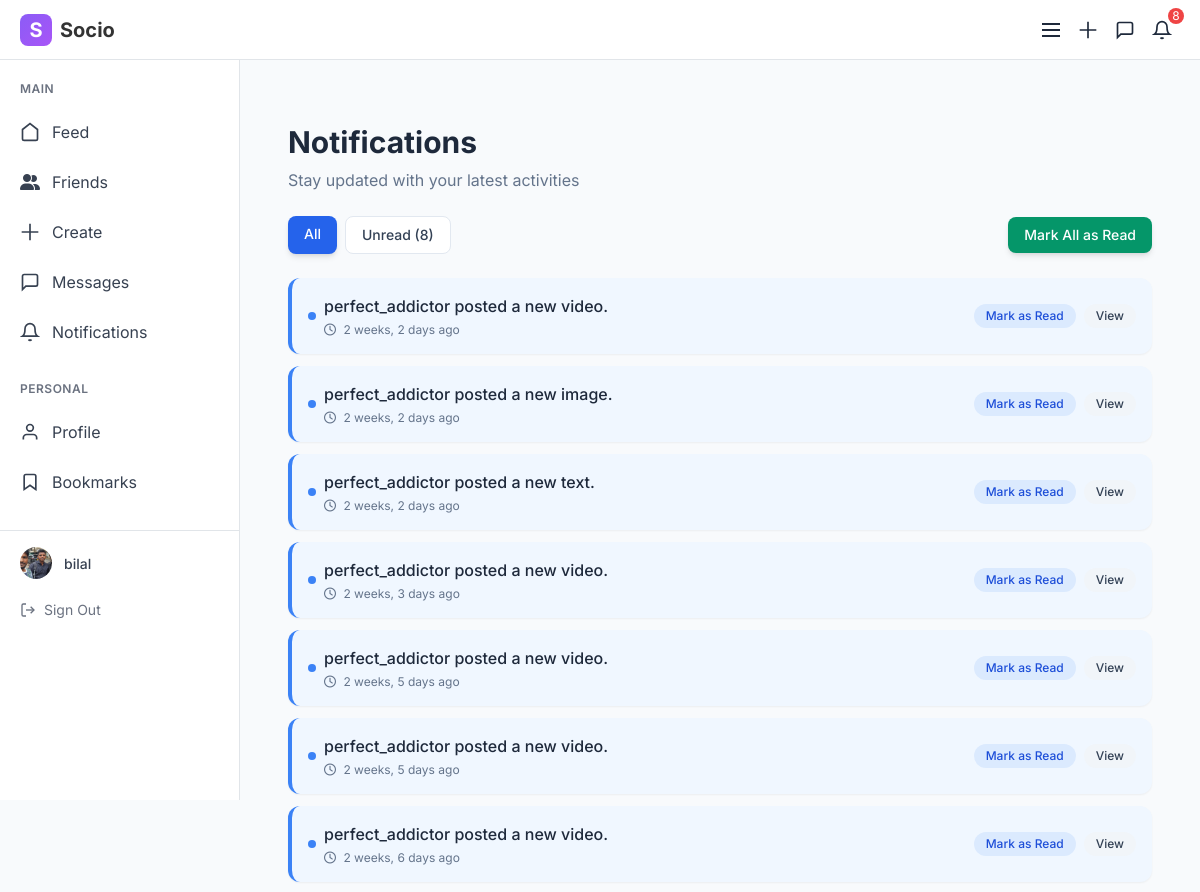
Page /notifications/ (signed in, upper part) on the earlier database version.
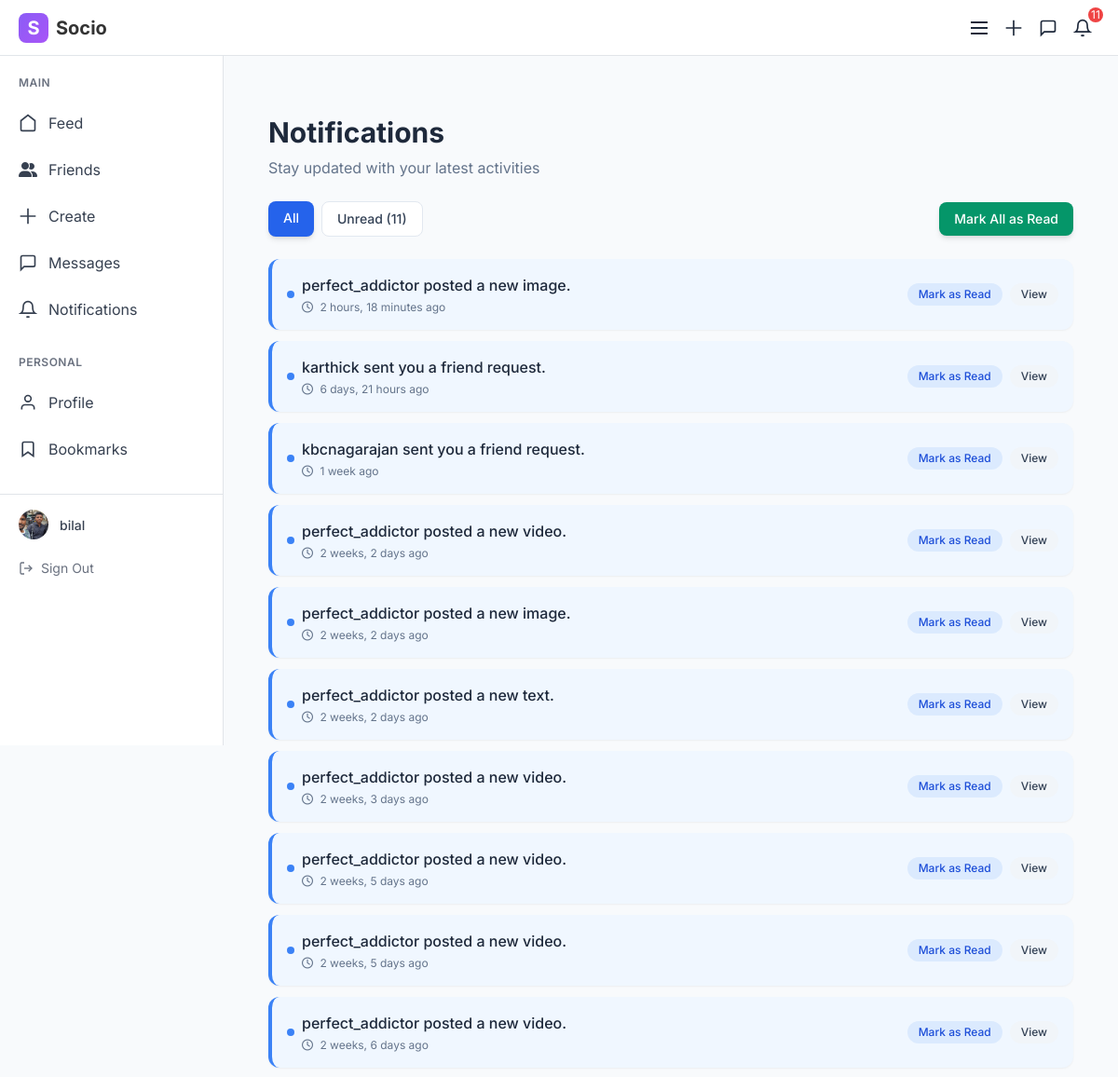
Same page on the later database version.
### notifications/models.py (models this page shows, shortened)
class Notification(models.Model):
    NOTIFICATION_TYPES = [
        ('message', 'New Message'),
        ('friend_request', 'Friend Request'),
        ('friend_accepted', 'Friend Request Accepted'),
        ('new_post', 'New Post'),
    ]
    user = models.ForeignKey(settings.AUTH_USER_MODEL, related_name='notifications', on_delete=models.CASCADE)
    sender = models.ForeignKey(settings.AUTH_USER_MODEL, related_name='sent_notifications', on_delete=models.SET_NULL, null=True, blank=True) # User who triggered the notification
    notification_type = models.CharField(max_length=20, choices=NOTIFICATION_TYPES)
    content = models.TextField() # e.g., "John sent you a friend request", "Alice posted a new photo"
    related_object_id = models.PositiveIntegerField(null=True, blank=True) # ID of the related object (e.g., FriendRequest ID, Post ID, Message ID)
    is_read = models.BooleanField(default=False)
    created_at = models.DateTimeField(auto_now_add=True)
    class Meta:
        ordering = ['-created_at'] # Newest notifications first
    @property
    def get_absolute_url(self):
        if self.notification_type == 'message' and self.sender:
            return reverse('chat_view', args=[self.sender.id])
        elif self.notification_type == 'friend_request' and self.sender:
            return reverse('friends') + '?tab=requests' # Link to friend requests tab
        elif self.notification_type == 'friend_accepted' and self.sender:
            return reverse('profile_view') # Link to profile, user can see friends there
        elif self.notification_type == 'new_post' and self.related_object_id:
            return reverse('posts:feed') # Link to feed for now, or a specific post detail if available
        return '#' # Default fallback

### notifications/views.py (the view)
# urls.py: path('', views.notifications_view, name='notifications_view'),
@login_required
def notifications_view(request):
    user = request.user
    filter_type = request.GET.get('filter', 'all')  # 'all' or 'unread'
    notifications = Notification.objects.filter(user=user).order_by('-created_at')
    if filter_type == 'unread':
        notifications = notifications.filter(is_read=False)
    context = {
        'notifications': notifications,
        'filter_type': filter_type,
        'unread_count': Notification.objects.filter(user=user, is_read=False).count()
    }
    return render(request, 'notifications/notifications.html', context)

### notifications/context_processors.py (called while the page is built)
def unread_notifications(request):
    if request.user.is_authenticated:
        return {
            'unread_count': Notification.objects.filter(
                user=request.user,
                is_read=False
            ).count()
        }
    return {'unread_count': 0}

### templates/notifications/notifications.html (shortened to what this page needs)
{% extends "base.html" %}
{% block content %}
    <script src="https://cdn.tailwindcss.com"></script>
    <div class="container mx-auto px-4 py-8 max-w-4xl">
        <div class="flex flex-col space-y-6">
            <div class="flex flex-col space-y-2">
                <h1 class="text-3xl font-bold text-slate-800">Notifications</h1>
                <p class="text-slate-500">Stay updated with your latest activities</p>
            </div>
            <div class="flex flex-col sm:flex-row justify-between items-start sm:items-center gap-4">
                <div class="flex space-x-2">
                    <a href="{% url 'notifications:notifications_view' %}?filter=all"
                       class="filter-btn px-4 py-2 rounded-lg text-sm font-medium {% if filter_type == 'all' %}bg-blue-600 text-white shadow-md{% else %}bg-white text-slate-700 border border-slate-200 hover:bg-slate-50{% endif %}">
                        All
                    </a>
                    <a href="{% url 'notifications:notifications_view' %}?filter=unread"
                       class="filter-btn px-4 py-2 rounded-lg text-sm font-medium {% if filter_type == 'unread' %}bg-blue-600 text-white shadow-md{% else %}bg-white text-slate-700 border border-slate-200 hover:bg-slate-50{% endif %}">
                        Unread ({{ unread_count }})
                    </a>
                </div>
                {% if unread_count > 0 %}
                <button id="mark-all-read-btn"
                        class="action-btn px-4 py-2 bg-emerald-600 text-white rounded-lg text-sm font-medium hover:bg-emerald-700 shadow-md hover:shadow-lg transition-all">
                    Mark All as Read
                </button>
                {% endif %}
            </div>
            <div class="space-y-3">
                {% if notifications %}
                    {% for notification in notifications %}
                    <div id="notification-{{ notification.id }}"
                         class="notification-item bg-white p-4 rounded-xl shadow-sm flex flex-col sm:flex-row items-start sm:items-center justify-between gap-3 {% if not notification.is_read %}unread-notification border-l-4 border-blue-500{% else %}border-l-4 border-transparent{% endif %}">
                        <div class="flex-grow flex items-center gap-2">
                            {% if not notification.is_read %}
                            <div class="w-2 h-2 bg-blue-500 rounded-full"></div>
                            {% endif %}
                            <div>
                                <p class="text-slate-800 {% if not notification.is_read %}font-medium{% else %}font-normal{% endif %}">
                                    {{ notification.content }}
                                </p>
                                <p class="text-xs text-slate-500 mt-1">
                                    <i class="far fa-clock mr-1"></i> {{ notification.created_at|timesince }} ago
                                </p>
                            </div>
                        </div>
                        <div class="flex items-center space-x-2 self-end sm:self-auto">
                            {% if not notification.is_read %}
                            <button data-notification-id="{{ notification.id }}"
                                    class="mark-read-btn action-btn px-3 py-1 text-xs bg-blue-100 text-blue-700 rounded-full hover:bg-blue-200 font-medium">
                                Mark as Read
                            </button>
                            {% endif %}
                            {% if notification.get_absolute_url != '#' %}
                            <a href="{{ notification.get_absolute_url }}"
                               class="action-btn px-3 py-1 text-xs bg-slate-100 text-slate-700 rounded-full hover:bg-slate-200 font-medium">
                                View
                            </a>
                            {% endif %}
                        </div>
                    </div>
                    {% endfor %}
                {% endif %}
            </div>
        </div>
    </div>
{% endblock %}

### templates/base.html (shortened to what the changed rows need)
<!DOCTYPE html>
<html lang="en">
<head>
     <link href="https://cdnjs.cloudflare.com/ajax/libs/font-awesome/6.4.0/css/all.min.css" rel="stylesheet">
</head>
<body>
    <header class="header">
        <div class="header-actions">
            <a href="{% url 'notifications:notifications_view' %}" class="header-btn relative">
                <svg width="20" height="20" viewBox="0 0 24 24" fill="none" stroke="currentColor" stroke-width="2">
                    <path d="M18 8A6 6 0 0 0 6 8c0 7-3 9-3 9h18s-3-2-3-9"/>
                    <path d="M13.73 21a2 2 0 0 1-3.46 0"/>
                </svg>
                {% if unread_count > 0 %}
                <span class="absolute -top-1 -right-1 bg-red-500 text-white text-xs rounded-full h-4 w-4 flex items-center justify-center">
                    {{ unread_count }}
                </span>
                {% endif %}
            </a>
        </div>
    </header>
    <main class="main-content">
        {% block content %}
        {% endblock %}
    </main>
</body>
</html>

Differences in the rows shown:
added Notification: is_read False (drawn), content "perfect_addictor posted a new image.", created_at "2 hours, 18 minutes"
added Notification: is_read False (drawn), content "karthick sent you a friend request.", created_at "6 days, 21 hours"
added Notification: is_read False (drawn), content "kbcnagarajan sent you a friend request.", created_at "1 week"
Other differences:
{{ unread_count }}: "8" → "11"
